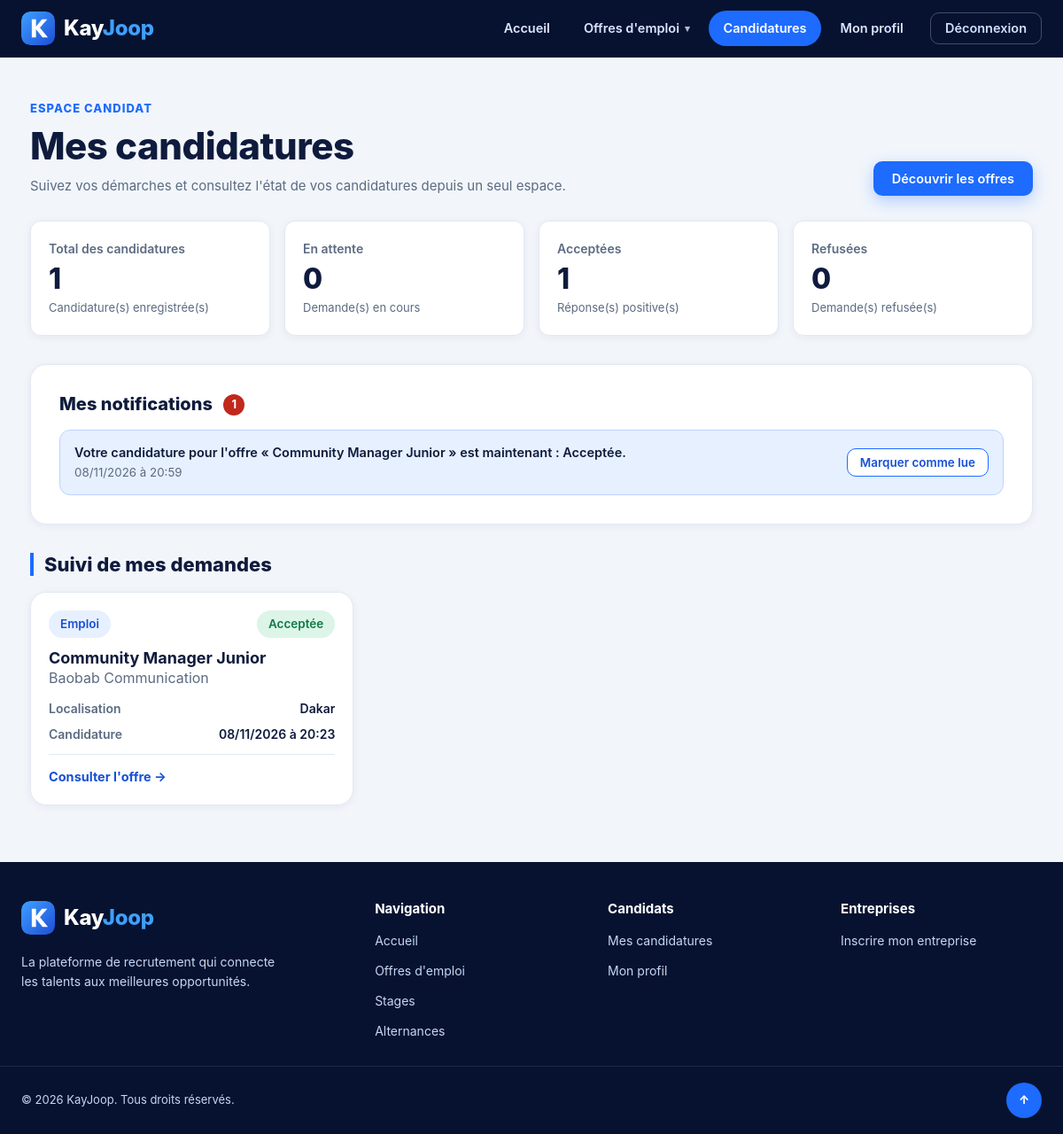
/offres/mes-candidatures/ (signed in), run on an earlier commit of the app's database.
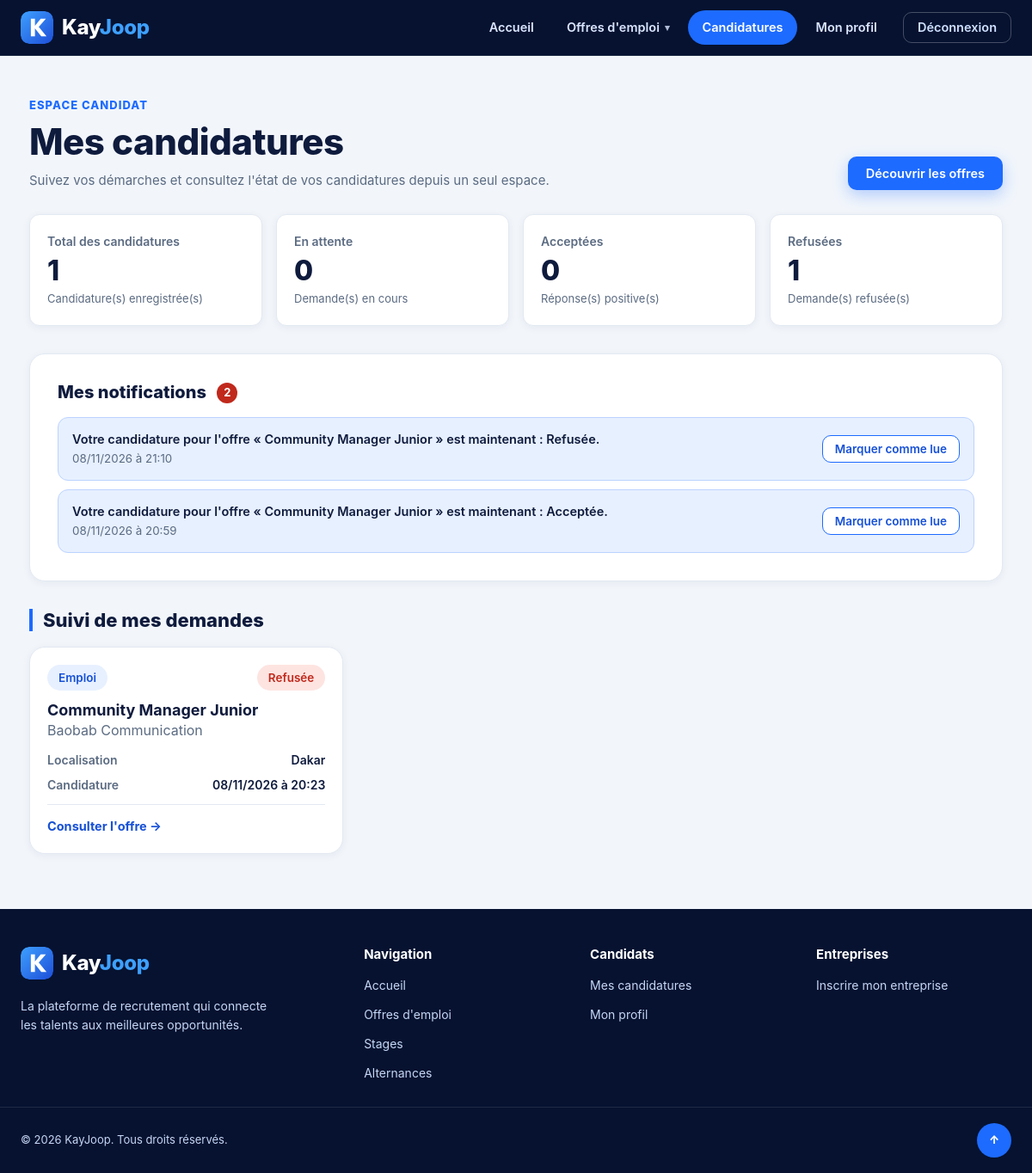
And on a later commit of the database.
### offres/models.py (models this page shows, shortened)
class NotificationCandidature(models.Model):
    etudiant = models.ForeignKey(
        ProfilEtudiant,
        on_delete=models.CASCADE,
        related_name='notifications'
    )
    candidature = models.ForeignKey(
        Candidature,
        on_delete=models.CASCADE,
        related_name='notifications'
    )
    message = models.CharField(max_length=255)
    date_creation = models.DateTimeField(auto_now_add=True)
    lu = models.BooleanField(default=False)
    class Meta:
        ordering = ['-date_creation']
        verbose_name = "Notification"
        verbose_name_plural = "Notifications"

class Candidature(models.Model):
    STATUT_CHOIX = [
        ('en_attente', 'En attente'),
        ('acceptee', 'Acceptée'),
        ('refusee', 'Refusée'),
    ]
    etudiant = models.ForeignKey(
        ProfilEtudiant,
        on_delete=models.CASCADE,
        related_name='candidatures'
    )
    offre = models.ForeignKey(
        Offre,
        on_delete=models.CASCADE,
        related_name='candidatures'
    )
    cv = models.FileField(
        upload_to='cv/',
        blank=True,
        verbose_name="CV du candidat"
    )
    lettre_motivation = models.TextField(
        blank=True,
        verbose_name="Lettre de motivation"
    )
    statut = models.CharField(
        max_length=20,
        choices=STATUT_CHOIX,
        default='en_attente'
    )
    date_candidature = models.DateTimeField(
        auto_now_add=True
    )
    class Meta:
        unique_together = ('etudiant', 'offre')
        ordering = ['-date_candidature']

class Offre(models.Model):
    TYPE_CHOIX = [
        ('emploi', 'Emploi'),
        ('stage', 'Stage'),
        ('alternance', 'Alternance'),
    ]
    STATUT_CHOIX = [
        ('en_attente', 'En attente de validation'),
        ('ouverte', 'Publiée'),
        ('fermee', 'Clôturée'),
    ]
    titre = models.CharField(max_length=200)
    entreprise = models.CharField(max_length=150)
    profil_entreprise = models.ForeignKey(
        'ProfilEntreprise',
        on_delete=models.SET_NULL,
        null=True,
        blank=True,
        related_name='offres'
    )
    description = models.TextField()
    type_contrat = models.CharField(
        max_length=20,
        choices=TYPE_CHOIX,
        default='emploi'
    )
    localisation = models.CharField(max_length=150)
    date_limite = models.DateField()
    statut = models.CharField(
        max_length=10,
        choices=STATUT_CHOIX,
        default='ouverte'
    )
    date_creation = models.DateTimeField(auto_now_add=True)

### offres/views.py (the view)
@login_required
def mes_candidatures(request):
    try:
        profil = request.user.profil_etudiant
    except ProfilEtudiant.DoesNotExist:
        messages.error(
            request,
            "Aucun profil étudiant n'est associé à ce compte."
        )
        return redirect('rechercher_offres')
    candidatures = Candidature.objects.filter(
        etudiant=profil
    ).select_related('offre').order_by('-date_candidature')
    notifications = NotificationCandidature.objects.filter(
        etudiant=profil
    ).select_related('candidature', 'candidature__offre')
    notifications_non_lues = notifications.filter(lu=False).count()
    total_candidatures = candidatures.count()
    candidatures_attente = candidatures.filter(
        statut='en_attente'
    ).count()
    candidatures_acceptees = candidatures.filter(
        statut='acceptee'
    ).count()
    candidatures_refusees = candidatures.filter(
        statut='refusee'
    ).count()
    return render(
        request,
        'offres/mes_candidatures.html',
        {
            'candidatures': candidatures,
            'notifications': notifications,
            'notifications_non_lues': notifications_non_lues,
            'total_candidatures': total_candidatures,
            'candidatures_attente': candidatures_attente,
            'candidatures_acceptees': candidatures_acceptees,
            'candidatures_refusees': candidatures_refusees,
        }
    )

### offres/templates/offres/mes_candidatures.html (shortened to what the changed rows need)
{% extends "offres/base.html" %}
{% block content %}
<main class="page">
    <div class="page-head">
        <div>
            <h1>Mes candidatures</h1>
        </div>
    </div>
    <section class="stat-cards" aria-label="Résumé des candidatures">
        <div class="stat-card"><span>Acceptées</span><strong>{{ candidatures_acceptees }}</strong><small>Réponse(s) positive(s)</small></div>
        <div class="stat-card"><span>Refusées</span><strong>{{ candidatures_refusees }}</strong><small>Demande(s) refusée(s)</small></div>
    </section>
    <section class="card" style="margin-bottom:32px">
        <h2>
            Mes notifications
            {% if notifications_non_lues > 0 %}<span class="notif-count">{{ notifications_non_lues }}</span>{% endif %}
        </h2>
        {% if notifications %}
            <div class="notif-list">
                {% for notification in notifications %}
                    <article class="notif{% if not notification.lu %} is-unread{% endif %}">
                        <div>
                            <p>{{ notification.message }}</p>
                            <small>{{ notification.date_creation|date:"d/m/Y à H:i" }}</small>
                        </div>
                        {% if not notification.lu %}
                            <form method="post" action="{% url 'marquer_notification_lue' notification.id %}">
                                <button type="submit" class="btn btn-outline btn-sm">Marquer comme lue</button>
                            </form>
                        {% else %}
                            <span class="muted">✓ Lue</span>
                        {% endif %}
                    </article>
                {% endfor %}
            </div>
        {% else %}
            <p class="muted" style="margin-top:8px">Vous n'avez pas encore de notification.</p>
        {% endif %}
    </section>
    <h2 class="section-title" style="margin-bottom:18px">Suivi de mes demandes</h2>
    {% if candidatures %}
        <div class="application-grid">
            {% for candidature in candidatures %}
                <article class="application">
                    <div class="application-top">
                        <span class="badge badge-info">{{ candidature.offre.get_type_contrat_display }}</span>
                        {% if candidature.statut == 'en_attente' %}<span class="badge badge-wait">En attente</span>
                        {% elif candidature.statut == 'acceptee' %}<span class="badge badge-ok">Acceptée</span>
                        {% elif candidature.statut == 'refusee' %}<span class="badge badge-danger">Refusée</span>{% endif %}
                    </div>
                    <div>
                        <h3>{{ candidature.offre.titre }}</h3>
                        <p class="muted">{{ candidature.offre.entreprise }}</p>
                    </div>
                    <dl>
                        <div><dt>Localisation</dt><dd>{{ candidature.offre.localisation|default:"Non précisée" }}</dd></div>
                        <div><dt>Candidature</dt><dd>{{ candidature.date_candidature|date:"d/m/Y à H:i" }}</dd></div>
                    </dl>
                    <div class="application-foot">
                        <a href="{% url 'detail_offre' candidature.offre.id %}" class="link">Consulter l'offre →</a>
                    </div>
                </article>
            {% endfor %}
        </div>
    {% else %}
        <div class="empty">
            <h3>Aucune candidature pour le moment</h3>
            <p>Explorez les offres disponibles et envoyez votre première candidature.</p>
            <a href="{% url 'rechercher_offres' %}" class="btn btn-primary">Découvrir les offres</a>
        </div>
    {% endif %}
</main>
{% endblock %}

What changed in the data, as far as the page shows it:
added NotificationCandidature: message "Votre candidature pour l'offre « Community Manager Junior » est maintenant : Refusée.", date_creation "08/11/2026 à 21:10", lu "Marquer comme lue"
changed Candidature "Community Manager Junior": statut "Acceptée" → "Refusée"
Also different on the page:
{{ candidatures_acceptees }}: "1" → "0"
{{ candidatures_refusees }}: "0" → "1"
{{ notifications_non_lues }}: "1" → "2"
